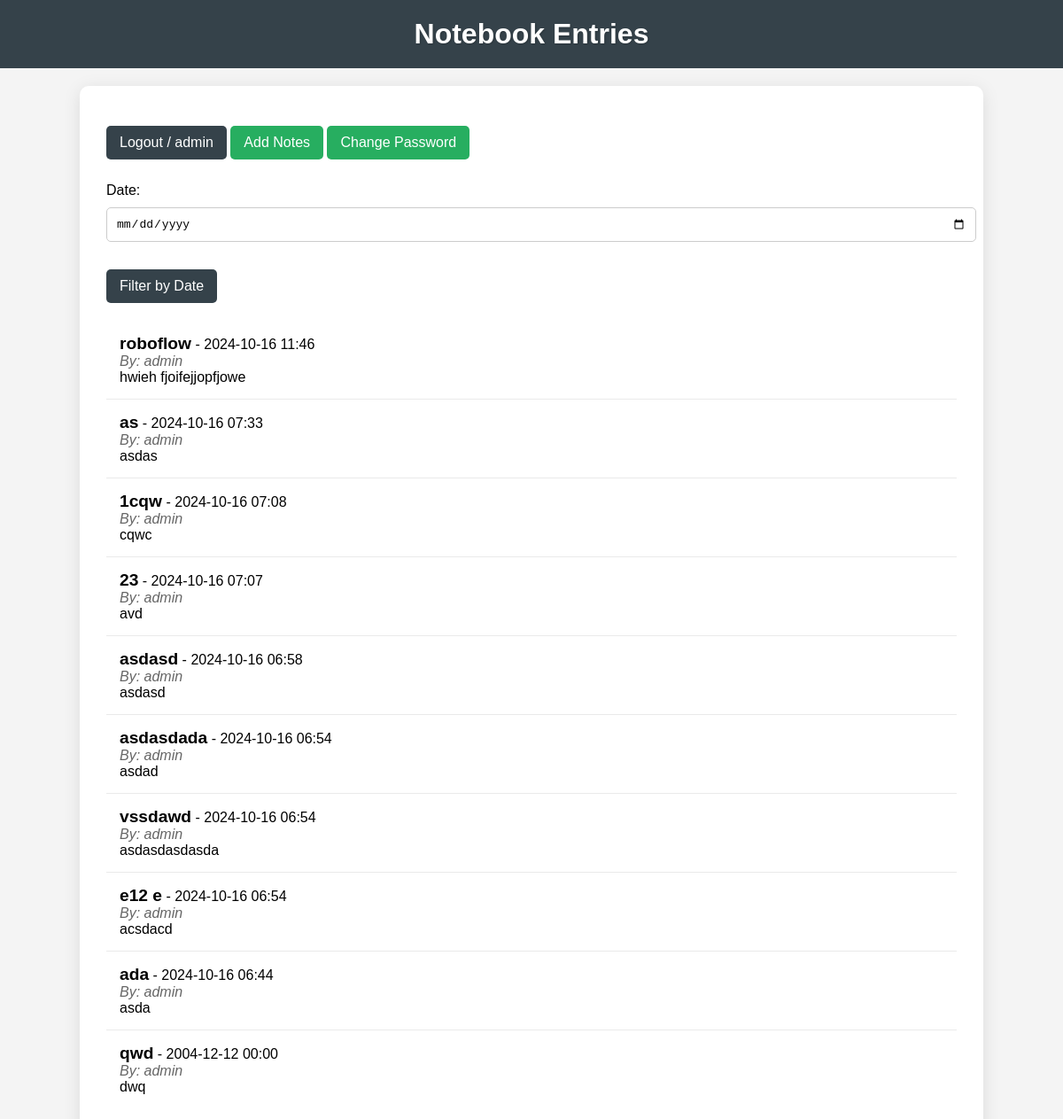
Page /show/ (signed in) on the earlier database version.
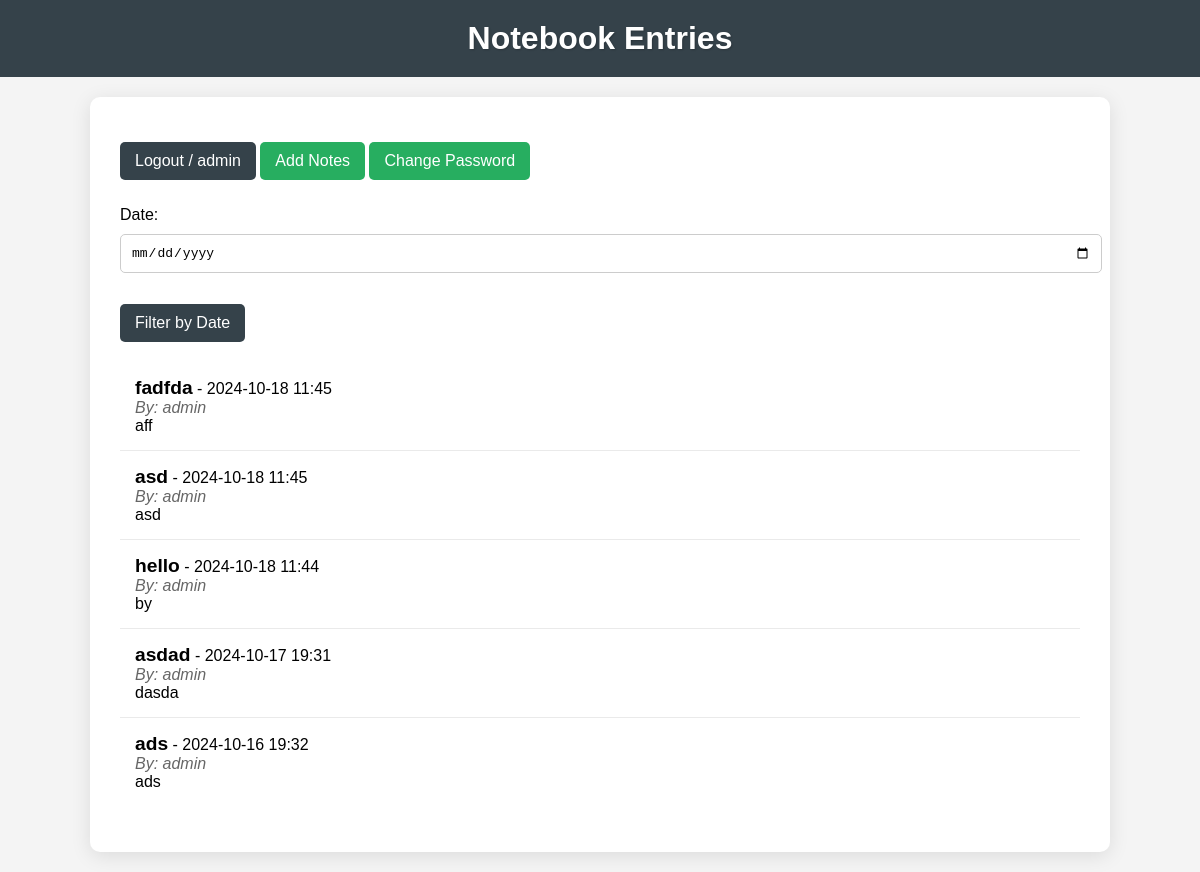
Same page on the later database version.
### note/models.py (models this page shows, shortened)
class NoteModel(models.Model):
    title = models.CharField(max_length=255, blank=False)
    content = models.TextField(blank=False)
    date = models.DateTimeField(auto_now_add=True)
    user = models.ForeignKey(User, on_delete=models.CASCADE, default=1)
    email = models.EmailField()

### note/views.py (the view)
# urls.py: path('show/', ShowView.as_view(), name='show'),
class ShowView(FormMixin, ListView):
    model = NoteModel
    template_name = 'show.html'
    context_object_name = 'notes'
    form_class = DateFilterForm
    ordering = ['-date']
    def get_queryset(self):
        queryset = super().get_queryset().filter(user=self.request.user)
        date_str = self.request.GET.get('date')
        if date_str:
            date_obj = parse_date(date_str)
            if date_obj is None:
                raise Http404("فرمت تاریخ نادرست است.")
            queryset = queryset.filter(date__date=date_obj)
        return queryset
    def get_context_data(self, **kwargs):
        context = super().get_context_data(**kwargs)
        context['form'] = self.get_form(self.form_class)  # فرم را به context اضافه می‌کنیم
        return context

### note/forms.py
class DateFilterForm(forms.Form):
    date = forms.DateField(widget=forms.DateInput(attrs={'type': 'date'}), required=False)

### templates/show.html (shortened to what this page needs)
<!DOCTYPE html>
<html lang="en">
<head>
</head>
<body>
<header>
    <h1>Notebook Entries</h1>
</header>
<div class="container">
    <form action="{% url 'logout' %}" method="post" style="display: inline;">
        <button type="submit">Logout / {{ user.username }}</button>
    </form>
    <a href="{% url 'home' %}" class="link-button">Add Notes</a>
    <a href="{% url 'password_change' %}" class="link-button">Change Password</a>
    <form method="GET">
        {{ form.as_p }}
        <button type="submit">Filter by Date</button>
    </form>
    <ul>
        {% for note in notes %}
            <li>
                <strong>{{ note.title }}</strong> - {{ note.date|date:"Y-m-d H:i" }}<br>
                <em>By: {{ note.user.username }}</em><br>
                {{ note.content }}
            </li>
        {% empty %}
            <li>No notebook entries available.</li>
        {% endfor %}
    </ul>
</div>
</body>
</html>

### templates/show.html (style rules this page uses)
body { font-family: Arial, sans-serif; margin: 0; padding: 0; background-color: #f4f4f4; }
header { background-color: #35424a; color: #ffffff; padding: 20px 0; text-align: center; }
h1 { margin: 0; text-shadow: 1px 1px 2px rgba(0, 0, 0, 0.2); }
.container { width: 80%; margin: 20px auto; background-color: #ffffff; padding: 30px; box-shadow: 0 4px 20px rgba(0, 0, 0, 0.1); border-radius: 10px; }
form { margin-bottom: 20px; }
input, select { width: 100%; padding: 10px; margin-top: 10px; border: 1px solid #ccc; border-radius: 5px; font-size: 1em; }
button { background-color: #35424a; color: #ffffff; border: none; padding: 10px 15px; border-radius: 5px; cursor: pointer; margin-top: 15px; font-size: 1em; transition: background-color 0.3s; }
.link-button { display: inline-block; margin: 10px 0; text-decoration: none; color: #ffffff; background-color: #27ae60; padding: 10px 15px; border-radius: 5px; transition: background-color 0.3s; }
ul { list-style-type: none; padding: 0; }
li { padding: 15px; border-bottom: 1px solid #eaeaea; }
li:last-child { border-bottom: none; }
strong { font-size: 1.2em; }
em { font-style: italic; color: #666; }

Differences in the rows shown:
removed NoteModel: title "roboflow", date "2024-10-16 11:46", user.username "admin", content "hwieh fjoifejjopfjowe"
no longer on this page (row edited): NoteModel: title "asdasd", date "2024-10-16 06:58", user.username "admin", content "asdasd"
no longer on this page (row edited): NoteModel: title "asdasdada", date "2024-10-16 06:54", user.username "admin", content "asdad"
no longer on this page (row edited): NoteModel: title "vssdawd", date "2024-10-16 06:54", user.username "admin", content "asdasdasdasda"
no longer on this page (row edited): NoteModel: title "qwd", date "2004-12-12 00:00", user.username "admin", content "dwq"
changed NoteModel: title "as" → "fadfda"; date "2024-10-16 07:33" → "2024-10-18 11:45"; content "asdas" → "aff"
changed NoteModel: title "1cqw" → "asd"; date "2024-10-16 07:08" → "2024-10-18 11:45"; content "cqwc" → "asd"
changed NoteModel: title "23" → "hello"; date "2024-10-16 07:07" → "2024-10-18 11:44"; content "avd" → "by"
changed NoteModel: title "ada" → "asdad"; date "2024-10-16 06:44" → "2024-10-17 19:31"; content "asda" → "dasda"; moves up the list
changed NoteModel: title "e12 e" → "ads"; date "2024-10-16 06:54" → "2024-10-16 19:32"; content "acsdacd" → "ads"
